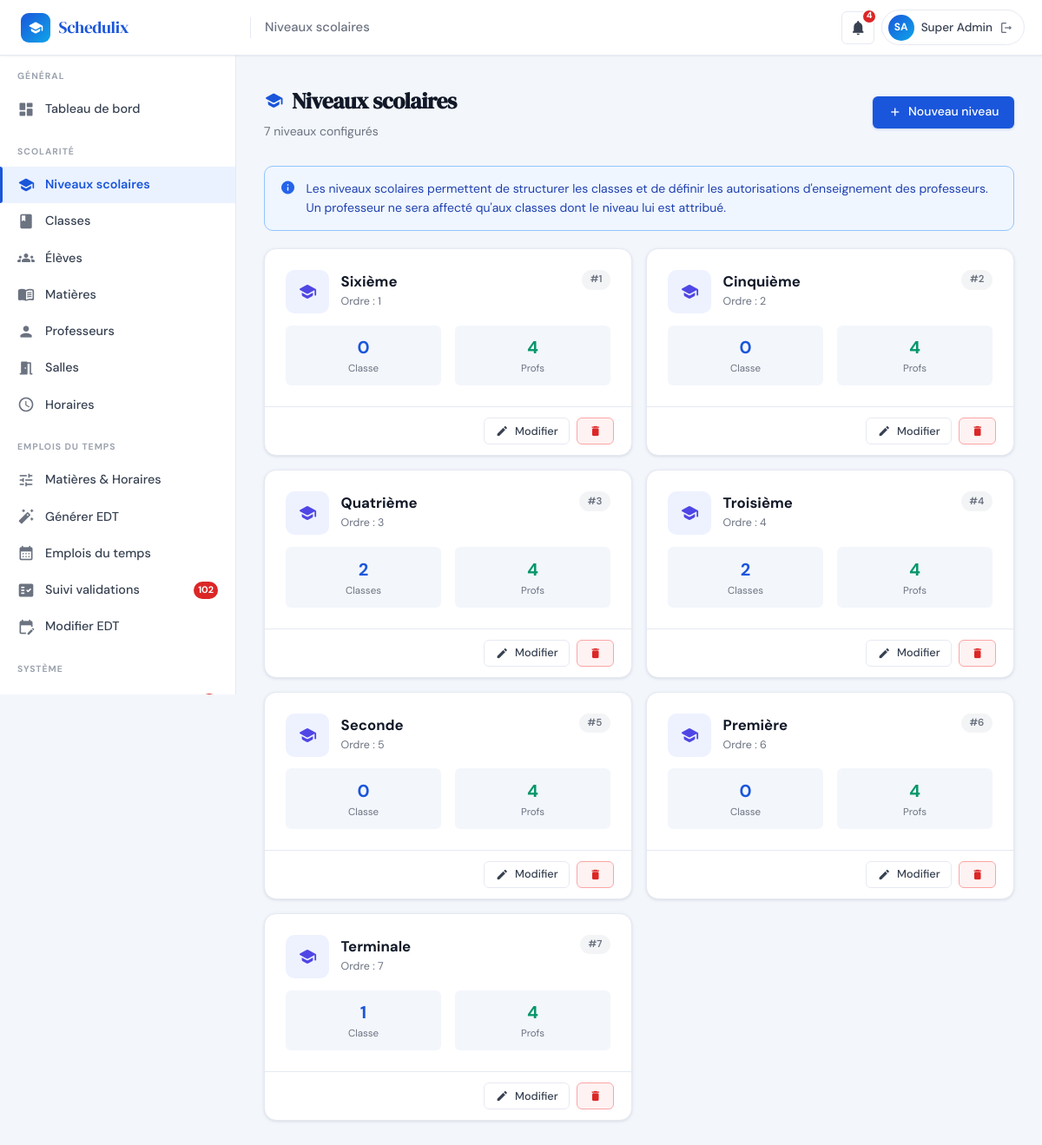
/admin/niveaux.php (signed in), run on an earlier commit of the app's database.
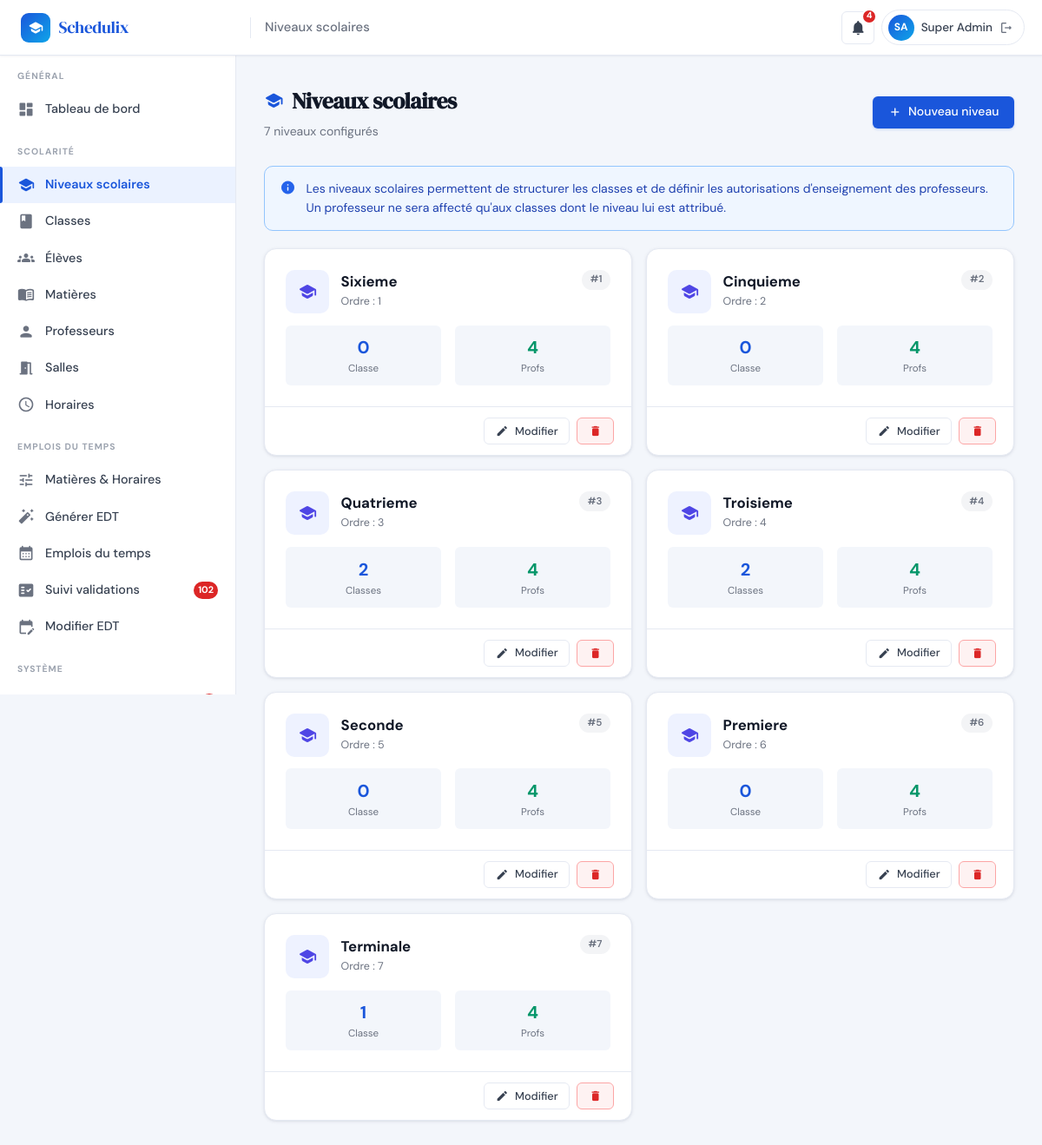
And on a later commit of the database.
### tables this page shows
CREATE TABLE IF NOT EXISTS `niveaux` (
  `id`          INT(11)       NOT NULL AUTO_INCREMENT,
  `nom`         VARCHAR(50)   NOT NULL,
  `ordre`       INT(11)       NOT NULL DEFAULT 0,
  `description` VARCHAR(255)  DEFAULT NULL,
  PRIMARY KEY (`id`),
  UNIQUE KEY `uq_niveau_nom` (`nom`)
);

### includes/db.php (called while the page is built, shortened)
<?php
function getDB(): PDO {
    static $pdo = null;
    if ($pdo === null) {
        $dsn = 'mysql:host=' . DB_HOST . ';dbname=' . DB_NAME . ';charset=' . DB_CHARSET;
        $options = [
            PDO::ATTR_ERRMODE            => PDO::ERRMODE_EXCEPTION,
            PDO::ATTR_DEFAULT_FETCH_MODE => PDO::FETCH_ASSOC,
            PDO::ATTR_EMULATE_PREPARES   => false,
        ];
        try {
            $pdo = new PDO($dsn, DB_USER, DB_PASS, $options);
        } catch (PDOException $e) {
            http_response_code(500);
            $msg = (getenv('APP_ENV') === 'production')
                ? 'Service temporairement indisponible.'
                : 'Connexion BDD impossible : ' . $e->getMessage();
            die(json_encode(['error' => $msg]));
        }
    }
    return $pdo;
}

### includes/functions.php (called while the page is built, shortened)
<?php
require_once __DIR__ . '/db.php';
function h(string $str): string {
    return htmlspecialchars($str, ENT_QUOTES, 'UTF-8');
}
function getNiveaux(): array {
    return getDB()->query('SELECT * FROM niveaux ORDER BY ordre, nom')->fetchAll();
}

### admin/niveaux.php (the view, shortened to what the changed rows need)
<?php
require_once __DIR__ . '/../includes/db.php';
require_once __DIR__ . '/../includes/functions.php';
$pdo = getDB();
$niveaux = getNiveaux();
$countClasses = [];
foreach ($pdo->query('SELECT id_niveau, COUNT(*) as nb FROM classes GROUP BY id_niveau')->fetchAll() as $r) {
    $countClasses[$r['id_niveau']] = $r['nb'];
}
$countProfs = [];
foreach ($pdo->query('SELECT id_niveau, COUNT(*) as nb FROM professeur_niveau GROUP BY id_niveau')->fetchAll() as $r) {
    $countProfs[$r['id_niveau']] = $r['nb'];
}
include __DIR__ . '/../includes/header.php';
?>
<div class="main-content">
  <div class="page-header">
    <div class="page-header-left">
      <h1 class="page-title"><span class="material-icons-round">school</span> Niveaux scolaires</h1>
    </div>
  </div>
  <?php if (empty($niveaux)): ?>
  <div class="card"><div class="card-body">
    <div class="empty-state">
      <div class="empty-state-icon"><span class="material-icons-round">school</span></div>
      <h3>Aucun niveau configuré</h3>
      <p>Créez des niveaux scolaires pour organiser vos classes et définir les habilitations des professeurs.</p>
      <button class="btn btn-primary" onclick="openModal('modalAdd')" style="margin-top:1rem">
        <span class="material-icons-round">add</span> Créer le premier niveau
      </button>
    </div>
  </div></div>
  <?php else: ?>
  <div style="display:grid;grid-template-columns:repeat(auto-fill,minmax(280px,1fr));gap:1rem">
    <?php foreach ($niveaux as $n): ?>
    <div class="card" style="display:flex;flex-direction:column">
      <div class="card-body" style="flex:1">
        <div style="display:flex;align-items:flex-start;gap:.85rem;margin-bottom:.85rem">
          <div class="stat-icon indigo" style="flex-shrink:0">
            <span class="material-icons-round">school</span>
          </div>
          <div style="flex:1;min-width:0">
            <div style="font-weight:700;font-size:1.05rem;color:var(--text)"><?= h($n['nom']) ?></div>
            <div style="font-size:.78rem;color:var(--text-muted)">Ordre : <?= $n['ordre'] ?></div>
          </div>
          <span class="badge badge-secondary">#<?= $n['ordre'] ?></span>
        </div>
        <div style="display:flex;gap:1rem">
          <div style="text-align:center;flex:1;padding:.6rem;background:var(--bg);border-radius:var(--radius-sm)">
            <div style="font-size:1.25rem;font-weight:700;color:var(--primary)"><?= $countClasses[$n['id']] ?? 0 ?></div>
            <div style="font-size:.72rem;color:var(--text-muted)">Classe<?= ($countClasses[$n['id']] ?? 0)>1?'s':'' ?></div>
          </div>
          <div style="text-align:center;flex:1;padding:.6rem;background:var(--bg);border-radius:var(--radius-sm)">
            <div style="font-size:1.25rem;font-weight:700;color:var(--success)"><?= $countProfs[$n['id']] ?? 0 ?></div>
            <div style="font-size:.72rem;color:var(--text-muted)">Prof<?= ($countProfs[$n['id']] ?? 0)>1?'s':'' ?></div>
          </div>
        </div>
      </div>
      <div style="padding:.75rem 1.25rem;border-top:1px solid var(--border);display:flex;gap:.5rem;justify-content:flex-end">
        <button class="btn btn-sm btn-outline" onclick='editNiveau(<?= json_encode($n,JSON_HEX_APOS|JSON_HEX_QUOT) ?>)'>
          <span class="material-icons-round">edit</span> Modifier
        </button>
        <button class="btn btn-sm btn-danger" onclick="confirmDel(<?= $n['id'] ?>,'<?= h(addslashes($n['nom'])) ?>')">
          <span class="material-icons-round">delete</span>
        </button>
      </div>
    </div>
    <?php endforeach; ?>
  </div>
  <?php endif; ?>
</div>
</body></html>

What changed in the data, as far as the page shows it:
changed niveaux: nom "Sixième" → "Sixieme"
changed niveaux: nom "Cinquième" → "Cinquieme"
changed niveaux: nom "Quatrième" → "Quatrieme"
changed niveaux id 4: nom "Troisième" → "Troisieme"
changed niveaux: nom "Première" → "Premiere"
